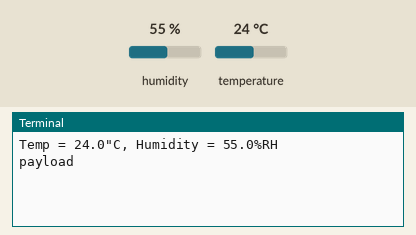
Simulated run of this program. Board: Raspberry Pi (BCM pin numbers). Parts: the last lines printed to the terminal. The inputs (shaded band) are chosen by the test bench; at power-on: humidity 55 %, temperature 24 °C. The clock reads 2024-03-15 10:24:30 at power-on unless the program sets it; no MQTT or app messages arrive unless stated.

Above: at 1.3 s.
1.4 s: humidity set to 22 %
At 11.9 s:
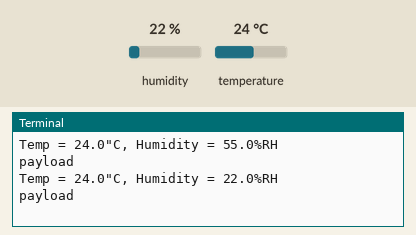
12.1 s: temperature set to 12 °C
At 22.5 s:
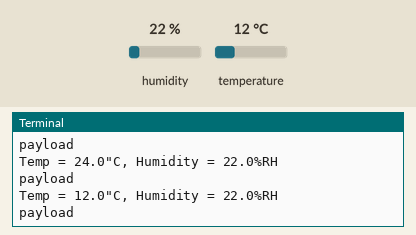
22.8 s: humidity set to 40 %
At 32.9 s:
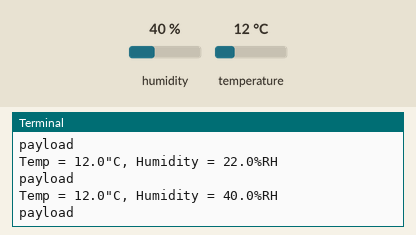
Timing chart, 0 to 34.4 s (numbered marks = the images above; inputs shaded):
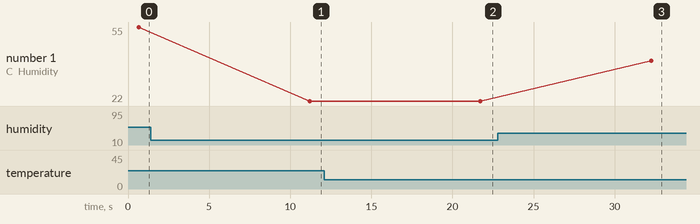

The program:

AWS_try.py
```python
# coding:utf-8
import RPi.GPIO as GPIO
import Adafruit_DHT as dht
from AWSIoTPythonSDK.MQTTLib import AWSIoTMQTTClient
from time import sleep
from datetime import date, datetime

# initialize GPIO
GPIO.setwarnings(False)
GPIO.setmode(GPIO.BCM)
GPIO.cleanup()

# AWS IoT certificate based connection
myMQTTClient = AWSIoTMQTTClient("123afhlss411")
myMQTTClient.configureEndpoint(".................iot.us-west-2.amazonaws.com", 8883)
myMQTTClient.configureCredentials("/home/pi/my_rpi/..................pem", "/home/pi/............-private.pem.key", "/home/pi/my_rpi/..........-certificate.pem.crt")
myMQTTClient.configureOfflinePublishQueueing(-1)  # Infinite offline Publish queueing
myMQTTClient.configureDrainingFrequency(2)  # Draining: 2 Hz
myMQTTClient.configureConnectDisconnectTimeout(10)  # 10 sec
myMQTTClient.configureMQTTOperationTimeout(5)  # 5 sec

#connect and publish
myMQTTClient.connect()
myMQTTClient.publish("homepi/dht22", "connected", 0)

#loop and publish sensor reading
while True:
    now = datetime.utcnow()
    now_str = now.strftime('%Y-%m-%dT%H:%M:%SZ') #e.g. 2016-04-18T06:12:25.877Z
    h,t = dht.read_retry(dht.DHT22, 9) #07 pin is GPIO04
    print ('Temp = %.1f"C, Humidity = %.1f%%RH' % (t, h))
    payload = '{ "timestamp": "' + now_str + '","temperature": ' + "{:.2f}".format(t)+ ',"humidity": '+ "{:.2f}".format(h) + ' }'
    print ("payload")
    myMQTTClient.publish("homepi/dht22", payload, 0)
    sleep(10)
```

Measured:
- after the input at 1.4 s, the terminal: prints a new line after 9.8 s (image 1)
- after the input at 12.1 s, the terminal: prints a new line after 9.6 s (image 2)
- after the input at 22.8 s, the terminal: prints a new line after 9.5 s (image 3)
- plotted number 1: 55 → 22 after the input at 1.4 s, 22 → 40 after the input at 22.8 s
